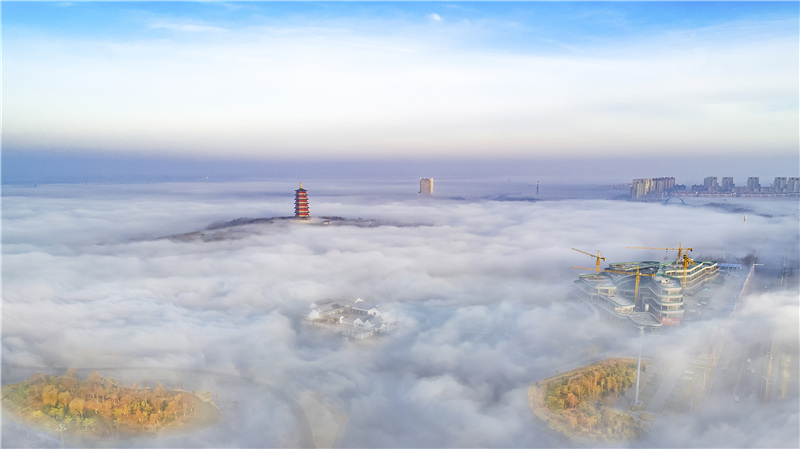
//> input picture Qt code/untitled11/build/Desktop_Qt_6_7_3-Debug/1.jpg, 800 x 449 px, given in place of the camera
$ ./main   (built with g++ and OpenCV 4)
//> lines starting //> are read from the running program, lines starting //| are printed output that depends on the picture; after the words box and inside, x2 and y2 are one past the last pixel; in counts of white or black regions, pixels touching at a corner belong together
#include <opencv2/opencv.hpp>
#include <vector>

using namespace cv;
using namespace std;

int main() {
    // 打开摄像头（0表示默认摄像头，也可以替换为视频文件路径）
    VideoCapture cap(0);
    if (!cap.isOpened()) {
        cerr << "无法打开摄像头！" << endl;
        return -1;
    }

    while (true) {
        Mat frame;
        cap >> frame;
//> frame is the input picture: 449 rows x 800 cols, CV_8UC3; mean B, G, R 208, 194.8, 185.9
        if (frame.empty()) {
            cerr << "无法获取视频帧！" << endl;
            break;
        }

        // 转换为HSV颜色空间
        Mat hsv;
        cvtColor(frame, hsv, COLOR_BGR2HSV);
//> hsv: 449 rows x 800 cols, CV_8UC3; mean H, S, V 99.9, 33.8, 211

        // 定义红色和蓝色的HSV阈值范围
        // 红色有两个范围（0-10和160-180）
        Mat mask_red1, mask_red2, mask_red;
        inRange(hsv, Scalar(0, 100, 100), Scalar(10, 255, 255), mask_red1);
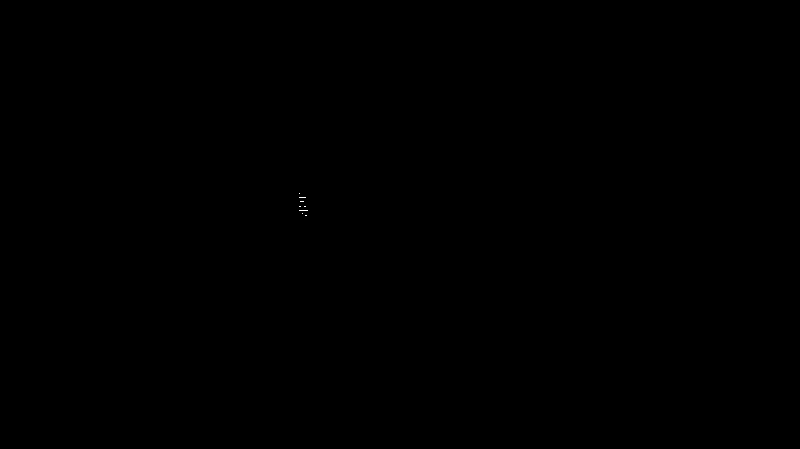
//> mask_red1: 449 rows x 800 cols, CV_8UC1; 0.01% white in thin lines or dots, all inside (x1, y1, x2, y2) = (299, 193, 308, 216)
        inRange(hsv, Scalar(160, 100, 100), Scalar(180, 255, 255), mask_red2);
//> mask_red2: 449 rows x 800 cols, CV_8UC1; 0.02% white in thin lines or dots, all inside (x1, y1, x2, y2) = (298, 191, 308, 215)
        bitwise_or(mask_red1, mask_red2, mask_red);
//> mask_red: 449 rows x 800 cols, CV_8UC1; 0.03% white in thin lines or dots, all inside (x1, y1, x2, y2) = (298, 191, 308, 216)

        // 蓝色范围
        Mat mask_blue;
        inRange(hsv, Scalar(100, 100, 100), Scalar(130, 255, 255), mask_blue);
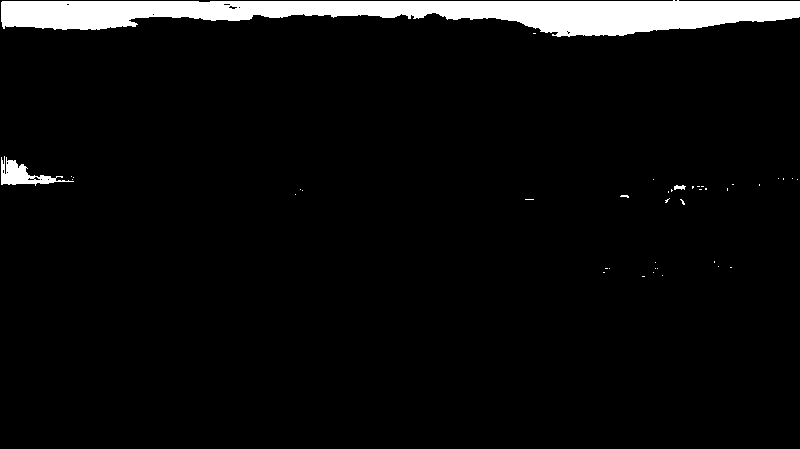
//> mask_blue: 449 rows x 800 cols, CV_8UC1; 5.2% white; 41 white regions (38 under 20 px), largest, box (x1, y1, x2, y2) and area: (1, 0, 800, 37) 17693, (1, 156, 74, 186) 792, (674, 185, 686, 190) 42

        // 形态学操作（开运算和闭运算）去除噪声
        Mat kernel = getStructuringElement(MORPH_ELLIPSE, Size(5, 5));
        morphologyEx(mask_red, mask_red, MORPH_OPEN, kernel);
//> mask_red: 449 rows x 800 cols, CV_8UC1; every value is 0
        morphologyEx(mask_red, mask_red, MORPH_CLOSE, kernel);
        morphologyEx(mask_blue, mask_blue, MORPH_OPEN, kernel);
        morphologyEx(mask_blue, mask_blue, MORPH_CLOSE, kernel);
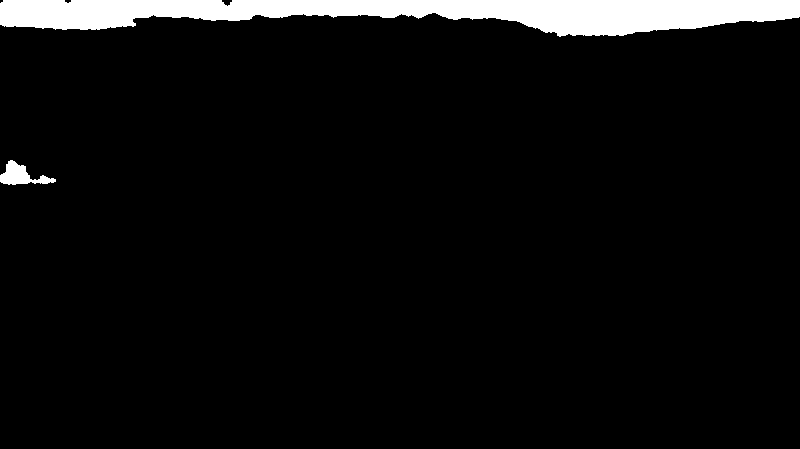
//> mask_blue: 449 rows x 800 cols, CV_8UC1; 5.3% white; 2 white regions

        // 查找轮廓
        vector<vector<Point>> contours_red, contours_blue;
        findContours(mask_red, contours_red, RETR_EXTERNAL, CHAIN_APPROX_SIMPLE);
//> contours_red = 0 contours
        findContours(mask_blue, contours_blue, RETR_EXTERNAL, CHAIN_APPROX_SIMPLE);
//> contours_blue = 2 contours; box (x1, y1, x2, y2) and area: (0, 0, 800, 37) 17620, (0, 160, 56, 185) 583

        // 绘制检测结果
        for (const auto& cnt : contours_red) {
            double area = contourArea(cnt);
            if (area > 100) { // 过滤小面积噪声
                Rect rect = boundingRect(cnt);
                rectangle(frame, rect, Scalar(0, 0, 255), 2);
                putText(frame, "Red", Point(rect.x, rect.y - 10), FONT_HERSHEY_SIMPLEX, 0.9, Scalar(0, 0, 255), 2);
            }
        }
//> this loop made 0 passes

        for (const auto& cnt : contours_blue) {
            double area = contourArea(cnt);
            if (area > 100) {
                Rect rect = boundingRect(cnt);
                rectangle(frame, rect, Scalar(255, 0, 0), 2);
                putText(frame, "Blue", Point(rect.x, rect.y - 10), FONT_HERSHEY_SIMPLEX, 0.9, Scalar(255, 0, 0), 2);
            }
        }
//> this loop made 2 passes
//> (area, rect) on passes 1 to 2: (583, Rect(0, 160, 56, 25)), (17620, Rect(0, 0, 800, 37))
//> pass 1, `putText(frame, "Blue", Point(rect.x, rect.y - 10), FONT_HERSHEY_SIMPLE..`:
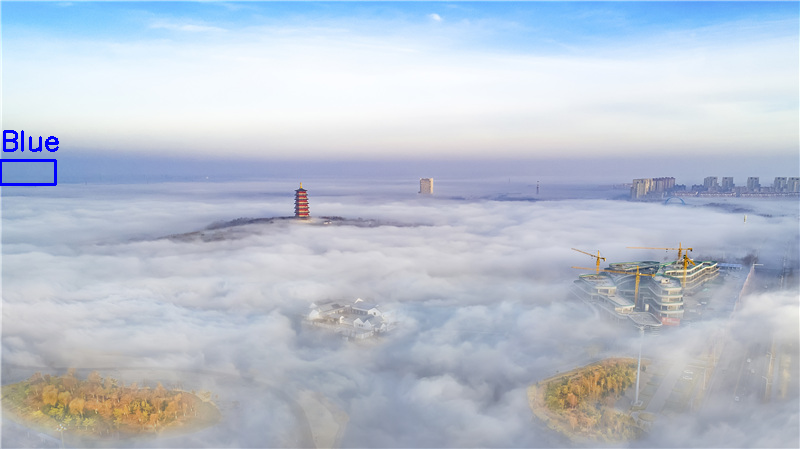
//> frame: 449 rows x 800 cols, CV_8UC3; 0.26% of pixels changed, all inside (x1, y1, x2, y2) = (0, 130, 59, 186)
//> after the loop:
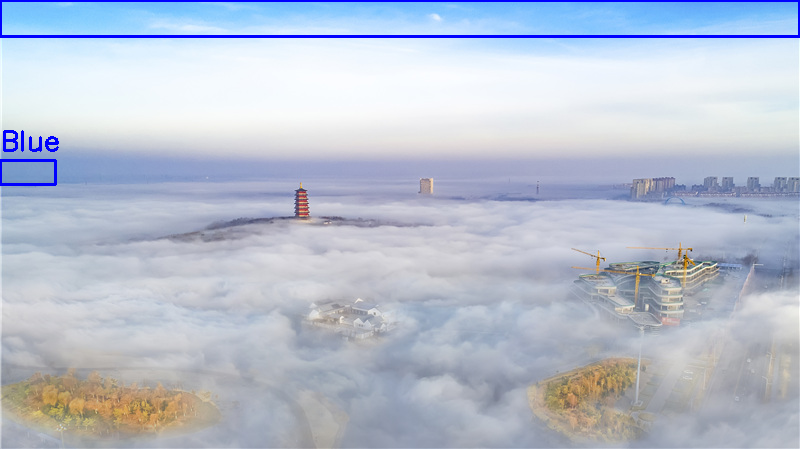
//> frame: 449 rows x 800 cols, CV_8UC3; 1.15% of pixels changed, all inside (x1, y1, x2, y2) = (0, 0, 800, 38)

        // 显示结果
        imshow("Color Detection", frame);
        if (waitKey(1) == 27) { // 按ESC退出
//> the Esc key is pressed
            break;
        }
    }

    cap.release();
    destroyAllWindows();
    return 0;
}

$ run again, on Qt code/untitled11/build/Desktop_Qt_6_7_3-Debug/2.jpg
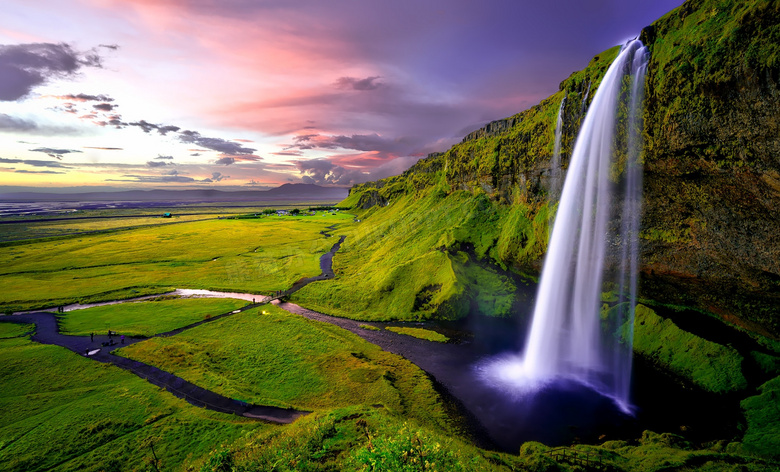
//> input picture Qt code/untitled11/build/Desktop_Qt_6_7_3-Debug/2.jpg, 780 x 472 px, given in place of the camera
//> frame is the input picture: 472 rows x 780 cols, CV_8UC3; mean B, G, R 75.6, 100.5, 103.8
//> hsv: 472 rows x 780 cols, CV_8UC3; mean H, S, V 72.9, 143.6, 117.5
//> mask_red1: 472 rows x 780 cols, CV_8UC1; 0.03% white in thin lines or dots, all inside (x1, y1, x2, y2) = (223, 131, 483, 418)
//> mask_red2: 472 rows x 780 cols, CV_8UC1; 0.03% white in thin lines or dots, all inside (x1, y1, x2, y2) = (319, 137, 423, 162)
//> `morphologyEx(mask_blue, mask_blue, MORPH_OPEN, kernel);`:
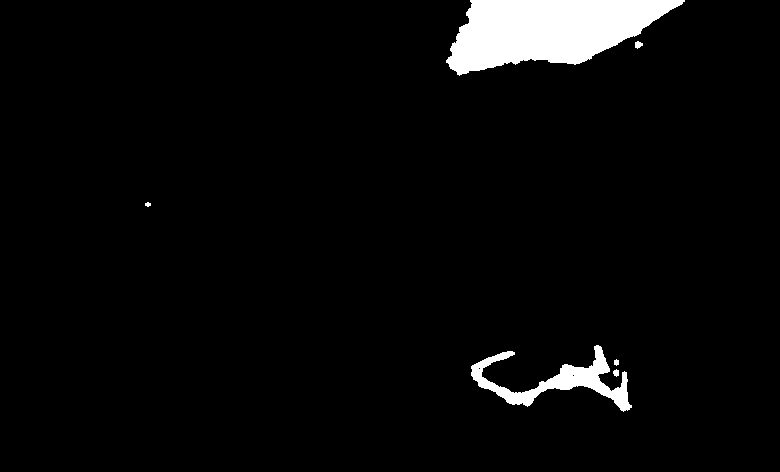
//> mask_blue: 472 rows x 780 cols, CV_8UC1; 4% white; 6 white regions, box (x1, y1, x2, y2) and area: (446, 0, 685, 76) 11523, (471, 345, 632, 412) 3047, (635, 41, 643, 49) 44, (613, 369, 619, 377) 35, (614, 359, 619, 366) 27, (145, 202, 151, 207) 22
//> contours_red = 1 contour, all with area under 20
//> contours_blue = 5 contours, 2 with area under 20; largest, box (x1, y1, x2, y2) and area: (446, 0, 685, 76) 11268, (471, 345, 632, 412) 3146, (635, 41, 643, 49) 32
//> the loop `for (const auto& cnt : contours_red)` made 1 pass
//> area on pass 1: 10
//> the loop `for (const auto& cnt : contours_blue)` made 5 passes
//> (area, rect) on passes 2, 5: (3146.5, Rect(471, 345, 161, 67)), (11268, Rect(446, 0, 239, 76))
//> after the loop `for (const auto& cnt : contours_blue)`:
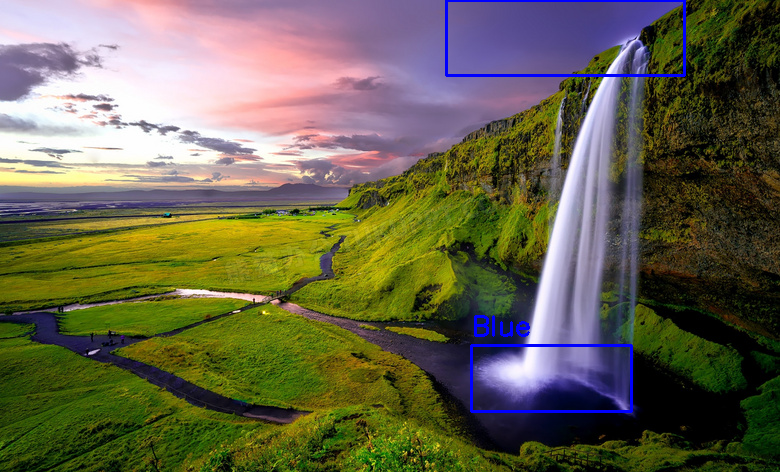
//> frame: 472 rows x 780 cols, CV_8UC3; mean B, G, R 77.1, 99.9, 103.2
